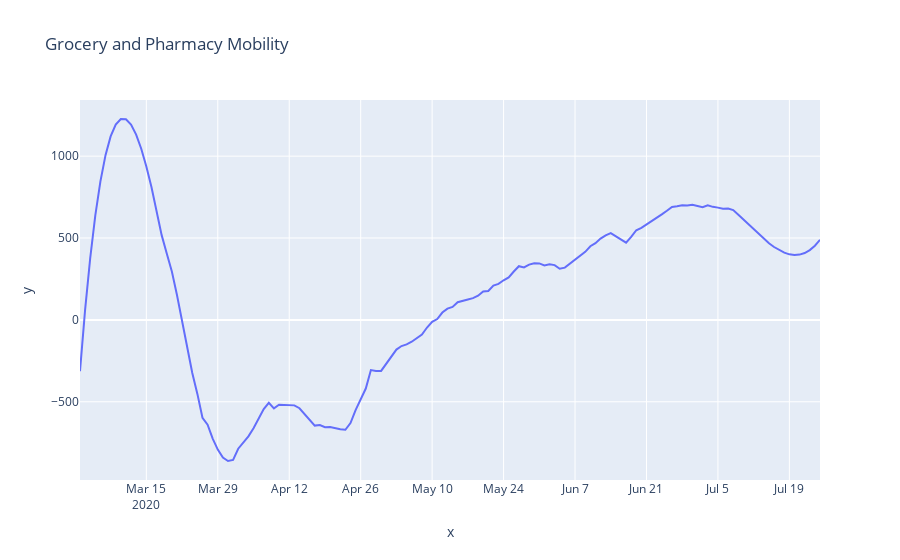

Notebook code for this chart:
### Code cell
df_no_na = df[df['grocery_and_pharmacy'].notna()]
df_no_na = df_no_na.groupby('date')['grocery_and_pharmacy'].sum().to_frame().reset_index()

fig = px.line(x=df_no_na['date'],
              y=savgol_filter(df_no_na['grocery_and_pharmacy'],33,3),
              title='Grocery and Pharmacy Mobility')
fig.show()

### Figure 1 — Plotly figure (JSON) as saved in the notebook; plotly's stock layout.template omitted (floating-point values rounded to 4 significant figures; data arrays with more than 128 entries replaced by an {"elided": "..."} marker saying what was removed)
{"data": [{"hoverlabel": {"namelength": 0}, "hovertemplate": "x=%{x}<br>y=%{y}", "legendgroup": "", "line": {"color": "#636efa", "dash": "solid"}, "mode": "lines", "name": "", "showlegend": false, "type": "scatter", "x": {"elided": "146 str values"}, "xaxis": "x", "y": {"elided": "146 float values"}, "yaxis": "y"}], "layout": {"legend": {"tracegroupgap": 0}, "title": {"text": "Grocery and Pharmacy Mobility"}, "xaxis": {"anchor": "y", "domain": [0, 1], "title": {"text": "x"}}, "yaxis": {"anchor": "x", "domain": [0, 1], "title": {"text": "y"}}}}
